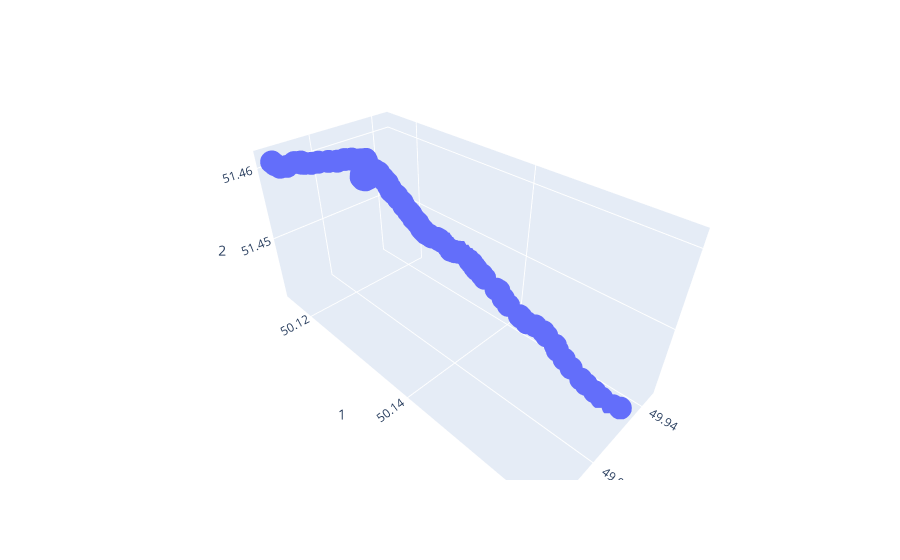

The notebook cell this image was saved under:
### Code cell
# distribution of x, y, and z
df = pd.DataFrame(list(zip(traslation_x, traslation_y, traslation_z)))
fig = px.scatter_3d(df, x=0, y=1, z=2)
fig.show()
